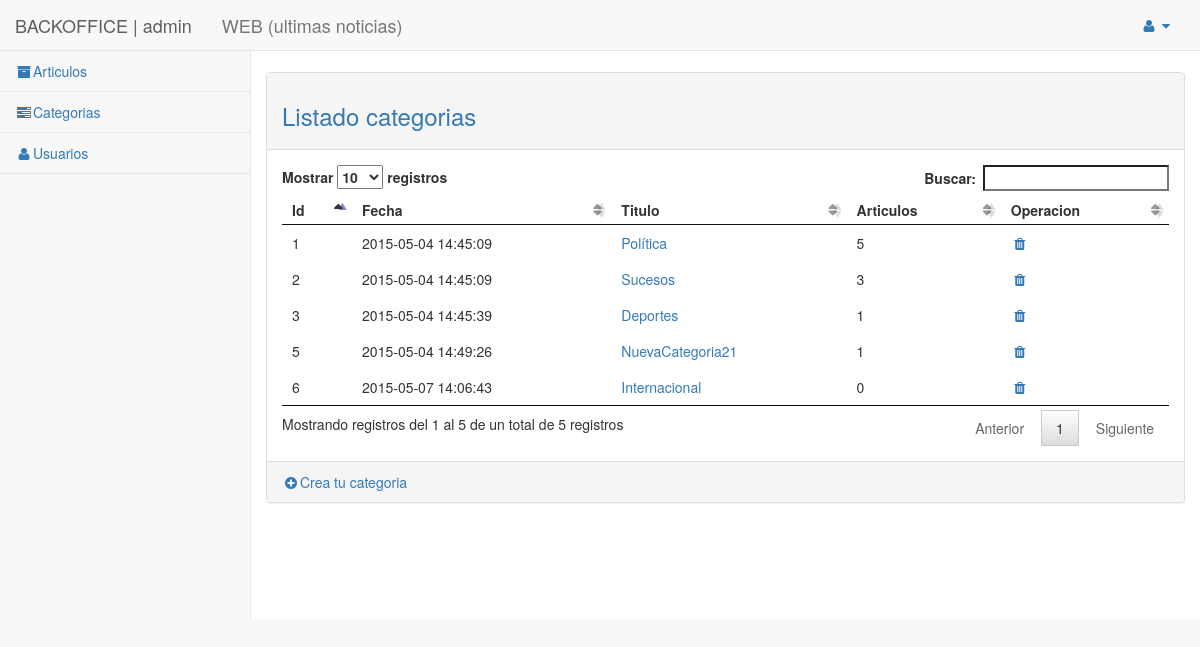
Screenshot of /backoffice/categoria/controlador.php (signed in) with the database file from the repository.
### tables this page shows
CREATE TABLE IF NOT EXISTS `categoria` (
  `id` int(11) NOT NULL AUTO_INCREMENT,
  `fecha` timestamp NULL DEFAULT CURRENT_TIMESTAMP,
  `titulo` varchar(250) NOT NULL DEFAULT 'Sin titulo',
  PRIMARY KEY (`id`)
);

### core/Database.php (called while the page is built, shortened)
<?php
class Database{
	private $db_host = "localhost";
	private $db_user = "root";
	private $db_pass = "";
	private $db_name = "mb15";
	private $con = false;
	private $result = array();
	public function connect(){
            if(!$this->con){
                $myconn = @mysql_connect($this->db_host,$this->db_user,$this->db_pass);
                if($myconn){
                    $seldb = @mysql_select_db($this->db_name,$myconn);
                    if($seldb){
                	$this->con = true;
                        return true;
                    }
                    else{
                	array_push($this->result,mysql_error());
                        return false;
                    }
                }
                else{
                    array_push($this->result,mysql_error());
                    return false;
                }
            }
            else{
                return true;
            }
	}
    public function disconnect(){
    	if($this->con){
    		if(@mysql_close()){
    			$this->con = false;
				return true;
			}else{
				return false;
			}
		}
    }
	public function sql($sql){
		$query = @mysql_query($sql);
		if($query){
			$this->numResults = mysql_num_rows($query);
			for($i = 0; $i < $this->numResults; $i++){
				$r = mysql_fetch_array($query);
               	$key = array_keys($r);
               	for($x = 0; $x < count($key); $x++){
                   	if(!is_int($key[$x])){
                   		if(mysql_num_rows($query) >= 1){
                   			$this->result[$i][$key[$x]] = $r[$key[$x]];
						}else{
							$this->result = null;
						}
					}
				}
			}
			return true;
		}else{
			array_push($this->result,mysql_error());
			return false;
		}
	}
    public function getResult(){
        $val = $this->result;
        $this->result = array();
        return $val;
    }
}

### backoffice/categoria/modelo.php (called while the page is built, shortened)
<?php
	function getCategorias( $limit=10, $id_usuario=null ){
		$sql = "SELECT c.id, c.fecha, c.titulo, count(a.id_categoria) as articulos FROM `categoria` as c LEFT JOIN  `articulo` as a ON id_categoria = c.id group by a.id_categoria";
		$db = new Database();
		$db->connect();
		$where = '';
		$db->sql( $sql.$where );
		$res = $db->getResult();
		return $res;
	}
?>

### backoffice/categoria/vista.php (the view)
<?php require '../../html/backoffice/head.php'; ?>
<div id="page-wrapper">
    <div class="row">
        <div class="col-lg-12">
        </div>
    </div>
    <div class="row">
            <br>
             <div class="panel panel-default">
                <div class="panel-heading">
                	 <h3 class="text-primary">Listado categorias</h3>
                </div>
             	<div class="panel-body">
                  <table id="tabla">
					<thead>
						<tr>
							<th>Id</th>
							<th>Fecha</th>
							<th>Titulo</th>
							<th>Articulos</th>
							<th>Operacion</th>
						</tr>
					</thead>
					<tbody>
					    <?php
						foreach($categorias as $categoria): ?>
					    <tr>
					    	<td><?php echo $categoria['id']?></td>
					        <td><?php echo $categoria['fecha']?></td>
					        <td>
					        	<a href="<?php echo(CONTROLLER_CATEGORIA);?>?op=<?php echo(OP_DETALLE);?>&id=<?php echo $categoria['id']?>" >
					        		<?php echo $categoria['titulo']?>
					        	</a>
					        </td>
					         <td><?php echo $categoria['articulos']?></td>
					        <td>
					        	<a href="<?php echo(CONTROLLER_CATEGORIA);?>?id=<?php echo $categoria['id']?>&op=<?php echo(OP_ELIMINAR);?>"
					        	   title="Eliminar categoria"><i class="fa fa-trash fa-fw"></i></a>
					        </td>
					    </tr>
					<?php endforeach;?>
					</tbody>
					</table>
				</div>
                <div class="panel-footer">
					<a href="<?php echo(CONTROLLER_CATEGORIA);?>?op=<?php echo(OP_DETALLE);?>"><i class="fa fa-plus-circle fa-fw"></i>Crea tu categoria</a>
				</div>
			</div>
		</div>
</div>
<?php require '../../html/backoffice/footer.php'; ?>

### html/backoffice/css/sb-admin-2.css (style rules this page uses)
body { background-color: #f8f8f8; }
#page-wrapper { padding: 0 15px; min-height: 568px; background-color: #fff; }
@media (min-width:768px) { #page-wrapper { position: inherit; margin: 0 0 0 250px; padding: 0 30px; border-left: 1px solid #e7e7e7; } }
table.dataTable thead .sorting, table.dataTable thead .sorting_asc, table.dataTable thead .sorting_desc, table.dataTable thead .sorting_asc_disabled, table.dataTable thead .sorting_desc_disabled { background: 0 0; }
table.dataTable thead .sorting_asc:after { content: "\f0de"; float: right; font-family: fontawesome; }
table.dataTable thead .sorting:after { content: "\f0dc"; float: right; font-family: fontawesome; color: rgba(50,50,50,.5); }

### rows the page displays
categoria: id "6", fecha "2015-05-07 14:06:43", titulo "Internacional", articulos "0"
categoria: id "1", fecha "2015-05-04 14:45:09", titulo "Política", articulos "5"
categoria: id "2", fecha "2015-05-04 14:45:09", titulo "Sucesos", articulos "3"
categoria: id "3", fecha "2015-05-04 14:45:39", titulo "Deportes", articulos "1"
categoria: id "5", fecha "2015-05-04 14:49:26", titulo "NuevaCategoria21", articulos "1"

### other values shown
$perfil['nombre'] "admin"
